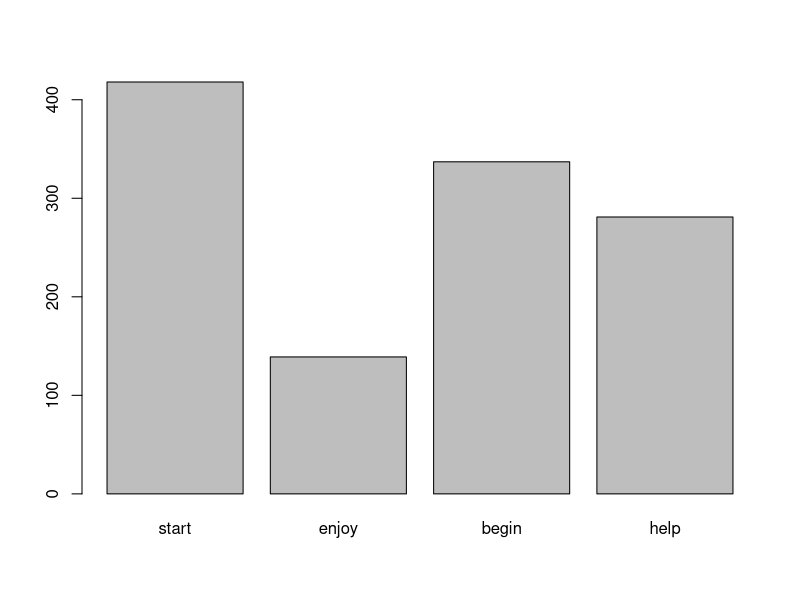
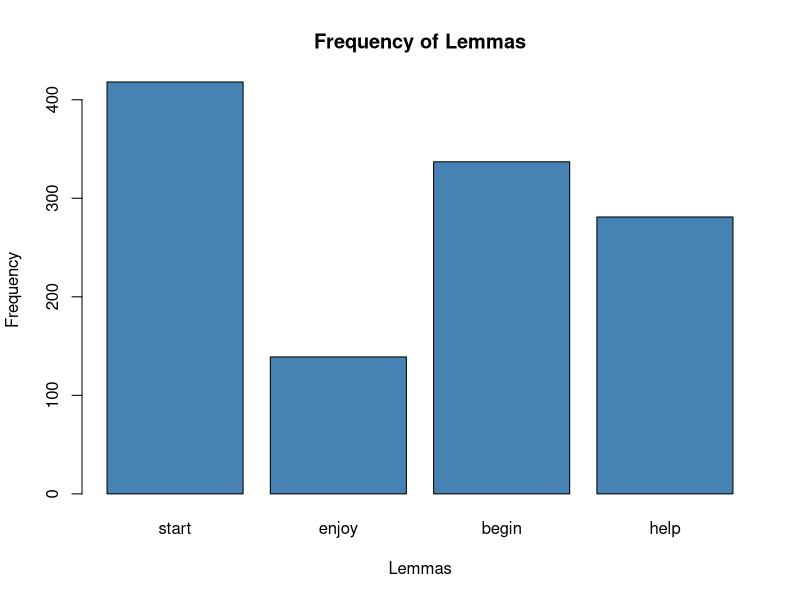

Write R code to recreate these figures, in order.
## ---- chunk 1
lemma <- c("start", "enjoy", "begin", "help")
## ---- chunk 2
print(lemma)
## ---- chunk 3
frequency <- c(418, 139, 337, 281)
## ---- chunk 4
print(frequency)
## ---- chunk 5
barplot(frequency, names.arg = lemma)
## ---- chunk 6
barplot(frequency, names.arg = lemma, 
        main = "Frequency of Lemmas", # title
        xlab = "Lemmas",  # label for x-axis
        ylab = "Frequency", # label for y-axis
        col = "steelblue") # color
## ---- chunk 7
print(lemma)

print(frequency)
## ---- chunk 8
lemma[1]
## ---- chunk 9
frequency[3]
## ---- chunk 10
frequency[2:4]
